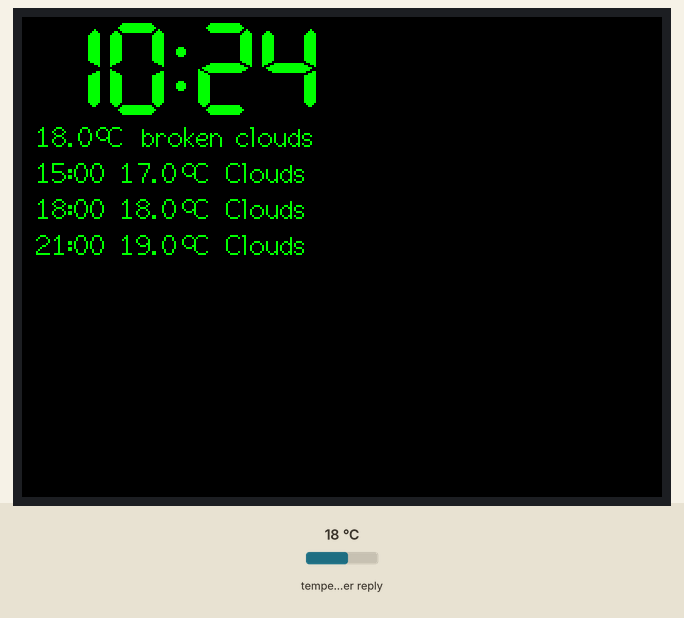
Simulated run of this sketch. Board: ESP32. On the bench: 320×240 colour display. The test bench sets the inputs (shaded band); at power-on: temperature in the weather reply 18 °C. WiFi joins after 1.5 s; servers stay silent unless stated; the local clock reads 2024-03-15 10:24:30 at power-on unless the sketch sets it; web services answer with replies made up by the test bench.

Above: at 5.4 s.
At 31.2 s:
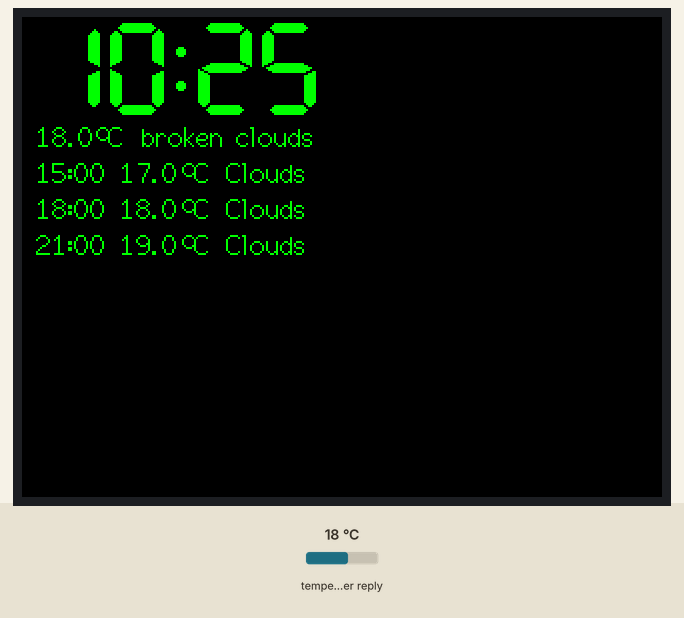

The sketch:

weatherGitArduino.ino
```cpp
////////////////////////////////////////////////////////////////////////////
// (cc) 2020, Johannes Neidhart
// This piece of software can be used to take an ESP32 in combination
// with a 160 x 128 display and program it to print the current time and
// weather as well as the forecast for the next few hours.
// The display should be compatible with the TFT_eSPI library.
// An onlineweathermap account is needed to pull the forecast data.
// Also have a look at weatherStation.h to check for correct settings of your
// timezone.


// Pinning:
// TFT  Name    ESP   TFT_eSPI
// 1    GND     GND
// 2    VCC     3V3
// 3    SCK     G18   TFT_SCLK
// 4    SDA     G23   TFT_MOSI
// 5    RES     G14   TFT_RST
// 6    RS      G2    TFT_DC
// 7    CS      G17   TFT_CS
// 8    LED_A   5V0


#define WAIT 1500

#include <WiFi.h>
#include "weatherStation.h"
// setup of the WiFi connection
const char* ssid       = "<your WLAN>";  // Enter here the name of your WLAN
const char* password   = "WLAN Passwort>";   // Enter here the password of the WLAN
#include <TFT_eSPI.h> // Graphics and font library for ST7735 driver chip
#include <SPI.h>

////////////////////////////////////////////////////////////////////////////
//    !!! Do not forget to edit User_Setup.h to suit your Hardware !!!    //
////////////////////////////////////////////////////////////////////////////
TFT_eSPI tft = TFT_eSPI();  // Invoke library, pins defined in User_Setup.h

// Setup weatherStation globally
weatherStation ws("<your location>", "<your ID>");

// updateDisplay() redraws the display
void updateDisplay() {
  // Display Size: 160 x 128
  // Set textsize multiplier to 1, black background and green text.
  tft.setTextSize(1);
  tft.fillScreen(TFT_BLACK);
  tft.setTextColor(TFT_GREEN, TFT_BLACK);

  // First, convert the hour from int to string
  char hour[12];
  itoa(ws.hour_int, hour, 10);
  // Take care, that there is is no '0' in front of single digit times
  if (ws.hour_int < 10) {
    hour[1] = hour[0];
    hour[0] = '0';
  }

  // Same for the Minutes.
  char minit[12];
  itoa(ws.min_int, minit, 10);//timeinfo.tm_min;
  if (ws.min_int < 10) {
    minit[1] = minit[0];
    minit[0] = '0';
  }

  // Write the time in the middle top of the display with font '7'
  float xstart = 80. - tft.textWidth("00:00", 7) / 2; // Screenwidth/2 - textwidth/2
  tft.drawString(hour, xstart, 2, 7);
  tft.drawString(":", xstart + tft.textWidth("00", 7), 2, 7);
  tft.drawString(minit, xstart + tft.textWidth("00:", 7), 2, 7);

  // some variables are defined to simplify the positioning of text
  float y = tft.fontHeight(7) + 4;
  float xbuf = 7.;
  float startbuf = 15.;
  float degbuf = tft.textWidth("oC", 2) + 2;
  xstart = tft.textWidth("00:00", 2);

  // Print the current weather
  tft.drawString(ws.temperature, xbuf, y, 2);
  tft.drawString("o", xstart + xbuf - 5, y - 3, 2);
  tft.drawString("C", xstart + xbuf + xbuf - 6, y, 2);
  tft.drawString(ws.description, 1 * xstart +  1 * xbuf + degbuf, y, 2);

  // print the weather in 3 hours
  y += tft.fontHeight(2) + 2;
  tft.drawString(ws.fc_times.at(0), xbuf, y, 2);
  tft.drawString(ws.fc_temp.at(0), xstart + 2 * xbuf, y, 2);
  tft.drawString("o", 2 * xstart + xbuf + 3, y - 3, 2);
  tft.drawString("C", 2 * xstart + 2 * xbuf + 2, y, 2);
  tft.drawString(ws.fc_desc.at(0), 2 * xstart + 2 * xbuf + degbuf, y, 2);

  // print the weather in 6 hours
  y += tft.fontHeight(2) + 2;
  tft.drawString(ws.fc_times.at(1), xbuf, y, 2);
  tft.drawString(ws.fc_temp.at(1), xstart + 2 * xbuf, y, 2);
  tft.drawString("o", 2 * xstart + xbuf + 3, y - 3, 2);
  tft.drawString("C", 2 * xstart + 2 * xbuf + 2, y, 2);
  tft.drawString(ws.fc_desc.at(1), 2 * xstart + 2 * xbuf + degbuf, y, 2);

  // print the weather in 9 hours
  y += tft.fontHeight(2) + 2;
  tft.drawString(ws.fc_times.at(2), xbuf, y, 2);
  tft.drawString(ws.fc_temp.at(2), xstart + 2 * xbuf, y, 2);
  tft.drawString("o", 2 * xstart + xbuf + 3, y - 3, 2);
  tft.drawString("C", 2 * xstart + 2 * xbuf + 2, y, 2);
  tft.drawString(ws.fc_desc.at(2), 2 * xstart + 2 * xbuf + degbuf, y, 2);
}


void setup() {
   // Initialize the Display with orientation and text size
  tft.init();
  tft.setRotation(1);
  tft.setTextSize(1);

  // Fill the screen black
  tft.fillScreen(TFT_BLACK);

  // Text shall be green
  tft.setTextColor(TFT_GREEN, TFT_BLACK);
  delay(WAIT);

  // Initialize the WiFi connection
  WiFi.begin(ssid, password);
  while (WiFi.status() != WL_CONNECTED) {
      tft.drawString("not connected", 0, 0, 2);
    delay(WAIT);
  }
tft.fillScreen(TFT_BLACK);
tft.drawString("connected", 0, 0, 2);
  delay(WAIT);

  // Pull the weather- and forecastdata and print them to the screen.
  ws.init();
  ws.pull_weatherdata();
  ws.pull_forecastdata();
  ws.updateTime();
  updateDisplay();
}

void loop() {
  // timebuf is used to store the minute value
  int timebuf = ws.min_int;
  // get new time
  ws.updateTime();
  // New minute? Pull New weather data
  if (timebuf != ws.min_int) {
    ws.pull_weatherdata();
    // New hour? Pull new forecast data
    if ((ws.min_int == 0)) {
      ws.pull_forecastdata();
    }
    // update display accordingly
    updateDisplay();
  }

  delay(WAIT);

}
```

weatherStation.h
```cpp
// (c) Johannes Neidhart, 2020
// Arduino IDE / ESP32 version
// Needs a global (WiFi)-connection


#include "time.h"
#include <ArduinoJson.h>
#include <HTTPClient.h>

#include <vector>


#ifndef WEATHERSTATION_H
#define WEATHERSTATION_H

class weatherStation
{
  public:
    weatherStation(String city, String owmId);
    ~weatherStation();
    void init();
    void pull_weatherdata();
    void pull_forecastdata();

    // updateTime() calculates the local Time
    void updateTime();
    String year;
    String month;
    String day;
    String time;

    String temperature{"100"};
    String description{"100"};

    int min_int{ -1};
    int hour_int{ -1};

    std::vector <String> fc_desc;
    std::vector <String> fc_temp;
    std::vector <String> fc_times;

    //https://arduinojson.org/v6/assistant/

  private:


    String weatherUrl;
    String forecastUrl;

    // struct for the clock
    struct tm timeInfo;

    // setup of the clock
    const char* ntpServer = "de.pool.ntp.org";
    const long  gmtOffset_sec = 3600;
    const int   daylightOffset_sec = 3600;
    // Setup Timezone according to https://github.com/nayarsystems/posix_tz_db/blob/master/zones.csv
    const char* timezone_setup = "CET-1CEST,M3.5.0/02,M10.5.0/03";


};


//Constructor
inline
weatherStation::weatherStation(String city, String owmId) {
  // Resize vectors
  fc_desc.resize(3);
  fc_temp.resize(3);
  fc_times.resize(3);
  weatherUrl = "https://api.openweathermap.org/data/2.5/weather?q=" + city + "&appid=" + owmId + "&units=metric";
  forecastUrl = "https://api.openweathermap.org/data/2.5/forecast?q=" + city + "&cnt=5&appid=" + owmId + "&units=metric";
}


//Destructor
inline
weatherStation::~weatherStation() {
}


// Initialization of the clock needs an internet connection
// which might be setup after an instance of this class is defined.
// This means, that init procedure does not always work inside the constructor
inline
void weatherStation::init() {
  //Initialize the clock and get the time
  configTime(gmtOffset_sec, daylightOffset_sec, ntpServer);
  setenv("TZ", timezone_setup, 1);
  while (!getLocalTime(&timeInfo)) {
    delay(1500);
  }
}


// pull_weatherdata() will retrieve the latest weather data and save it to the
// class members temperature and description
inline
void weatherStation::pull_weatherdata() {
  HTTPClient http;
  http.useHTTP10(true);
  http.begin(weatherUrl);
  // Connect an save the return code
  int httpCode = http.GET();
  // If successful store the data and work the JSON
  if (httpCode > 0) {
    // For the JSON this code uses parts of the example from
    //https://arduinojson.org/v6/assistant/
    int ibuf;
    // Allocate memory
    DynamicJsonDocument doc(3000);
    // Streaming the data has the advantag, that the data is not saved and then copied
    // but written directly to the JsonDocument.
    DeserializationError err = deserializeJson(doc, http.getStream());

    // Passing parts of the Json to new variables simplifies the extraction

    JsonObject weather_0 = doc["weather"][0];
    int weather_0_id = weather_0["id"]; // 804
    const char* weather_0_main = weather_0["description"]; // "Clouds"

    JsonObject main = doc["main"];
    float main_temp = main["temp"]; // 29.91
    main_temp = float(int(10 * main_temp)) / 10.; // 29.91
    temperature = String(main_temp).substring(0);
    ibuf = temperature.length();

    temperature.remove(ibuf - 1);
    description = String(weather_0_main);


  }
  // close connection
  http.end();
}


//Pull the forecastdata and write it to forecastdata
inline
void weatherStation::pull_forecastdata() {
  HTTPClient http;
  http.useHTTP10(true);
  http.begin(forecastUrl);
  // Connect an save the return code
  int httpCode = http.GET();
  // If successful store the data and work the JSON

  if (httpCode > 0) {
    // For the JSON this code uses parts of the example from
    //https://arduinojson.org/v6/assistant/
    const char* chbuf;
    const char* descbuf;
    float flbuf;
    int ibuf;
    String list_dt_txt;
    // Allocate memory
    DynamicJsonDocument doc(3000);
    // Streaming the data has the advantag, that the data is not saved and then copied
    // but written directly to the JsonDocument.
    DeserializationError err = deserializeJson(doc, http.getStream());

    // Passing parts of the Json to new variables simplifies the extraction
    // The forecast stores 3h forecast data. Extracting for three times,
    // the first starting in 3h means to first grab the element 1 of dlist.
    JsonArray dlist = doc["list"];
    JsonObject list = dlist[1];
    JsonObject list_main = list["main"];
    JsonObject list_weather_0 = list["weather"][0];
    chbuf = list["dt_txt"]; // "2020-08-15 12:00:00"
    list_dt_txt = String(chbuf); // "2020-08-15 12:00:00"

    chbuf = list["dt_txt"]; // "2020-08-15 12:00:00"
    descbuf = list_weather_0["main"]; // "Rain"
    fc_times.at(0) = list_dt_txt.substring(11, 16);
    flbuf = list_main["temp"]; // 25.7
    fc_temp.at(0) = String(flbuf);
    ibuf = fc_temp.at(0).length();
    fc_temp.at(0).remove(ibuf - 1);
    fc_desc.at(0) = String(descbuf);

    list = dlist[2];
    list_main = list["main"];
    list_weather_0 = list["weather"][0];
    descbuf = list_weather_0["main"]; // "Rain"
    chbuf = list["dt_txt"]; // "2020-08-15 12:00:00"
    list_dt_txt = String(chbuf); // "2020-08-15 12:00:00"
    fc_times.at(1) = list_dt_txt.substring(11, 16);
    flbuf = list_main["temp"]; // 25.7
    fc_temp.at(1) = String(flbuf);
    ibuf = fc_temp.at(1).length();
    fc_temp.at(1).remove(ibuf - 1);
    fc_desc.at(1) = String(descbuf);

    list = dlist[3];
    list_main = list["main"];
    list_weather_0 = list["weather"][0];
    descbuf = list_weather_0["main"]; // "Rain"
    chbuf = list["dt_txt"]; // "2020-08-15 12:00:00"
    list_dt_txt = String(chbuf); // "2020-08-15 12:00:00"
    fc_times.at(2) = list_dt_txt.substring(11, 16);
    flbuf = list_main["temp"]; // 25.7
    fc_temp.at(2) = String(flbuf);
    ibuf = fc_temp.at(2).length();
    fc_temp.at(2).remove(ibuf - 1);
    fc_desc.at(2) = String(descbuf);
  }
  // close connection
  http.end();
}


inline
void  weatherStation::updateTime() {
  // getLocalTime() calls time() function, which returns the Unix time,
  // which is transformed to local Time in a following step.
  getLocalTime(&timeInfo);
  min_int = timeInfo.tm_min;
  hour_int = timeInfo.tm_hour;
}


#endif
```

Measured:
- what the display in image 0 shows lasts 25.8 s, from 5.4 s to 31.2 s
